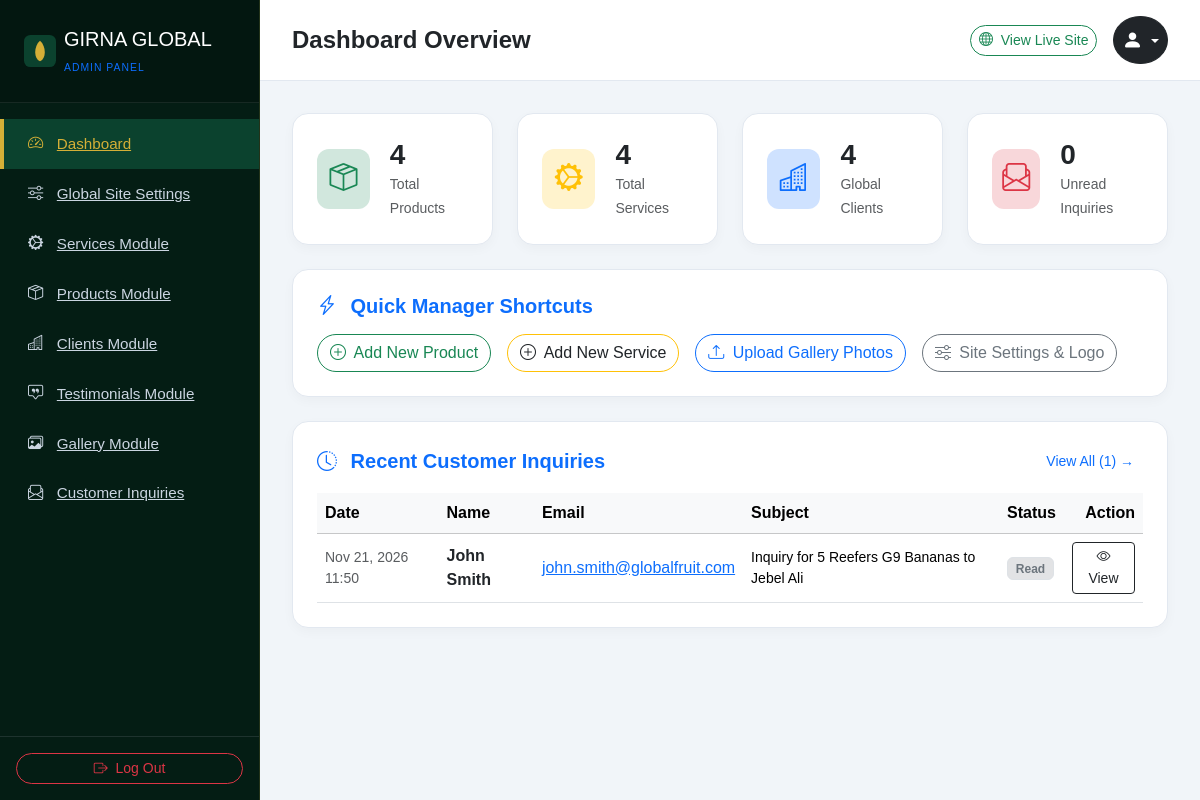
The page /admin/index.php (signed in) on the database its author committed.
### tables this page shows
CREATE TABLE `inquiries` (
  `id` INT(11) NOT NULL AUTO_INCREMENT,
  `name` VARCHAR(100) NOT NULL,
  `email` VARCHAR(100) NOT NULL,
  `phone` VARCHAR(30) DEFAULT NULL,
  `subject` VARCHAR(200) DEFAULT NULL,
  `message` TEXT NOT NULL,
  `is_read` TINYINT(1) DEFAULT 0,
  `created_at` TIMESTAMP DEFAULT CURRENT_TIMESTAMP,
  PRIMARY KEY (`id`)
);

### includes/db.php (called while the page is built, shortened)
<?php
class DB {
    public static function pdo() {
        return getDBConnection();
    }
    public static function query($sql, $params = []) {
        $pdo = self::pdo();
        $stmt = $pdo->prepare($sql);
        $stmt->execute($params);
        return $stmt;
    }
    public static function fetchAll($sql, $params = []) {
        $stmt = self::query($sql, $params);
        return $stmt ? $stmt->fetchAll() : [];
    }
    public static function count($sql, $params = []) {
        $stmt = self::query($sql, $params);
        return $stmt ? (int)$stmt->fetchColumn() : 0;
    }
}

### includes/functions.php (called while the page is built, shortened)
<?php
require_once __DIR__ . '/db.php';
function e($string) {
    return htmlspecialchars($string ?? '', ENT_QUOTES, 'UTF-8');
}

### admin/index.php (the view, shortened to what this page needs)
<?php
require_once __DIR__ . '/includes/header.php';
$totalProducts = DB::count("SELECT COUNT(*) FROM products");
$totalServices = DB::count("SELECT COUNT(*) FROM services");
$totalClients = DB::count("SELECT COUNT(*) FROM clients");
$totalInquiries = DB::count("SELECT COUNT(*) FROM inquiries");
$unreadInquiries = DB::count("SELECT COUNT(*) FROM inquiries WHERE is_read = 0");
$recentInquiries = DB::fetchAll("SELECT * FROM inquiries ORDER BY id DESC LIMIT 5");
?>
<div class="row g-4 mb-4">
    <div class="col-sm-6 col-xl-3">
        <div class="dash-card">
            <div class="dash-icon bg-success-subtle text-success">
                <i class="bi bi-box-seam"></i>
            </div>
            <div>
                <h3 class="fw-bold text-dark mb-0"><?= $totalProducts ?></h3>
                <span class="text-muted small">Total Products</span>
            </div>
        </div>
    </div>
    <div class="col-sm-6 col-xl-3">
        <div class="dash-card">
            <div class="dash-icon bg-warning-subtle text-warning">
                <i class="bi bi-gear-wide-connected"></i>
            </div>
            <div>
                <h3 class="fw-bold text-dark mb-0"><?= $totalServices ?></h3>
                <span class="text-muted small">Total Services</span>
            </div>
        </div>
    </div>
    <div class="col-sm-6 col-xl-3">
        <div class="dash-card">
            <div class="dash-icon bg-primary-subtle text-primary">
                <i class="bi bi-buildings"></i>
            </div>
            <div>
                <h3 class="fw-bold text-dark mb-0"><?= $totalClients ?></h3>
                <span class="text-muted small">Global Clients</span>
            </div>
        </div>
    </div>
    <div class="col-sm-6 col-xl-3">
        <div class="dash-card">
            <div class="dash-icon bg-danger-subtle text-danger">
                <i class="bi bi-envelope-paper"></i>
            </div>
            <div>
                <h3 class="fw-bold text-dark mb-0"><?= $unreadInquiries ?></h3>
                <span class="text-muted small">Unread Inquiries</span>
            </div>
        </div>
    </div>
</div>
<div class="admin-card p-4 mb-4">
    <h5 class="fw-bold text-primary mb-3"><i class="bi bi-lightning-charge text-gold me-2"></i> Quick Manager Shortcuts</h5>
    <div class="d-flex gap-3 flex-wrap">
        <a href="<?= ADMIN_URL ?>/products.php?action=add" class="btn btn-outline-success rounded-pill">
            <i class="bi bi-plus-circle me-1"></i> Add New Product
        </a>
        <a href="<?= ADMIN_URL ?>/services.php?action=add" class="btn btn-outline-warning text-dark rounded-pill">
            <i class="bi bi-plus-circle me-1"></i> Add New Service
        </a>
        <a href="<?= ADMIN_URL ?>/gallery.php" class="btn btn-outline-primary rounded-pill">
            <i class="bi bi-upload me-1"></i> Upload Gallery Photos
        </a>
        <a href="<?= ADMIN_URL ?>/settings.php" class="btn btn-outline-secondary rounded-pill">
            <i class="bi bi-sliders me-1"></i> Site Settings & Logo
        </a>
    </div>
</div>
<div class="admin-card p-4">
    <div class="d-flex justify-content-between align-items-center mb-3">
        <h5 class="fw-bold text-primary mb-0"><i class="bi bi-clock-history me-2"></i> Recent Customer Inquiries</h5>
        <a href="<?= ADMIN_URL ?>/inquiries.php" class="btn btn-sm btn-link text-primary text-decoration-none">View All (<?= $totalInquiries ?>) &rarr;</a>
    </div>
    <?php if (empty($recentInquiries)): ?>
        <p class="text-muted mb-0 py-3">No customer inquiries submitted yet.</p>
    <?php else: ?>
        <div class="table-responsive">
            <table class="table table-hover align-middle mb-0">
                <thead class="table-light">
                    <tr>
                        <th>Date</th>
                        <th>Name</th>
                        <th>Email</th>
                        <th>Subject</th>
                        <th>Status</th>
                        <th class="text-end">Action</th>
                    </tr>
                </thead>
                <tbody>
                    <?php foreach ($recentInquiries as $inq): ?>
                        <tr>
                            <td class="small text-muted"><?= date('M j, Y H:i', strtotime($inq['created_at'])) ?></td>
                            <td class="fw-semibold text-dark"><?= e($inq['name']) ?></td>
                            <td><a href="mailto:<?= e($inq['email']) ?>"><?= e($inq['email']) ?></a></td>
                            <td class="small"><?= e($inq['subject'] ? $inq['subject'] : 'General Contact') ?></td>
                            <td>
                                <?php if ($inq['is_read']): ?>
                                    <span class="badge bg-secondary-subtle text-secondary border">Read</span>
                                <?php else: ?>
                                    <span class="badge bg-danger-subtle text-danger border border-danger">New Inquiry</span>
                                <?php endif; ?>
                            </td>
                            <td class="text-end">
                                <a href="<?= ADMIN_URL ?>/inquiries.php?id=<?= $inq['id'] ?>" class="btn btn-sm btn-outline-dark">
                                    <i class="bi bi-eye"></i> View
                                </a>
                            </td>
                        </tr>
                    <?php endforeach; ?>
                </tbody>
            </table>
        </div>
    <?php endif; ?>
</div>
<?php require_once __DIR__ . '/includes/footer.php'; ?>

### assets/css/admin.css (style rules this page uses)
:root { --admin-sidebar-bg: #041d14; --admin-sidebar-hover: #0b422e; --admin-primary: #062c1e; --admin-accent: #d4af37; --admin-bg: #f1f5f9; --admin-card-bg: #ffffff; --admin-text: #1e293b; }
body.admin-body { font-family: 'Outfit', sans-serif; background-color: var(--admin-bg); color: var(--admin-text); min-height: 100vh; }
.dash-card { background: #ffffff; border-radius: 16px; padding: 1.5rem; border: 1px solid #e2e8f0; box-shadow: 0 4px 12px rgba(0, 0, 0, 0.03); display: flex; align-items: center; gap: 1.25rem; }
.dash-icon { width: 60px; height: 60px; border-radius: 12px; display: flex; align-items: center; justify-content: center; font-size: 1.75rem; }
.admin-card { background: #ffffff; border-radius: 16px; border: 1px solid #e2e8f0; box-shadow: 0 4px 12px rgba(0, 0, 0, 0.03); }

### rows shown on the page
inquiries: created_at "Nov 21, 2026 11:50", name "John Smith", email "john.smith@globalfruit.com", subject "Inquiry for 5 Reefers G9 Bananas to Jebel Ali", is_read "Read"

### other values the page prints
$adminTitle "Dashboard Overview"
$totalProducts "4"
$totalServices "4"
$totalClients "4"
$unreadInquiries "0"
$totalInquiries "1"
